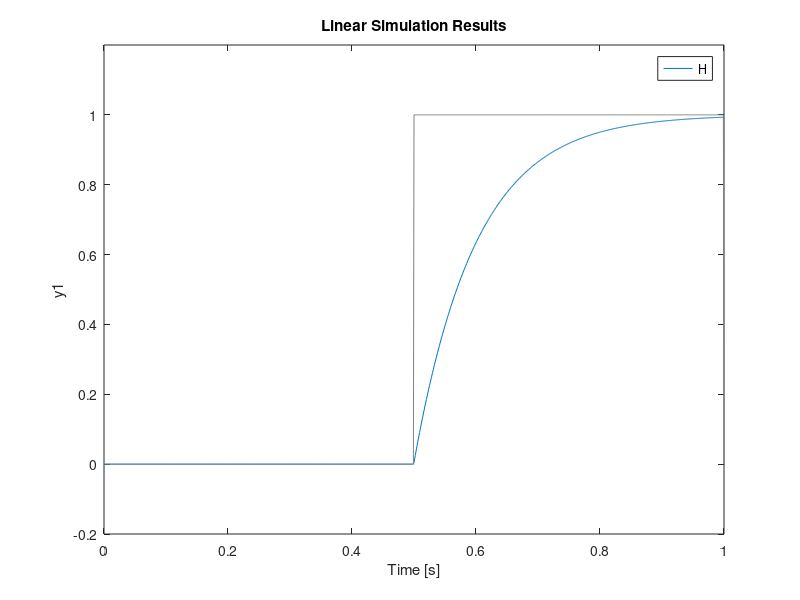

MATLAB code for this plot:
% Dado o filtro RC abaixo, determine sua função de transferencia. Em
% seguida, apresente a resposta ao degrau do sistema utilizando as 
% funções step() e lsim(). Estime o valor do tempo de subida e compare com
% o valor obtido a partir da função stepinfo(). Utilize R=10Kohms e
% C=10 micro fahrenheits
%               R
% Input 0----/\/\/\--0----0 Output
%                    |
%                    _
%                    - C
%                    |
%                    |
%                   ---
%                    --
%                     -

% v_in(t) = R * i(t) + v_out(t)
% v_in(t) = = R * C(dv_out(t))/dt + v_out(t)
% v_in(s) = RCs * v_out(s) + v_out(s)
% v_in(s) = v_out(s)*(RCs + 1)
% (v_out(s))/(v_in(s)) = 1 / (RCs + 1)

function func_transferencia()

R = 10e3;
C = 10e-6;
H = tf([1], [R*C 1]);
step(H)
grid

% Utilizando o lsim()
[u, t] = gensig('square', 1, 1, 0.001);
lsim(H, u, t)
axis([0 1 -0.2 1.2])
grid

end